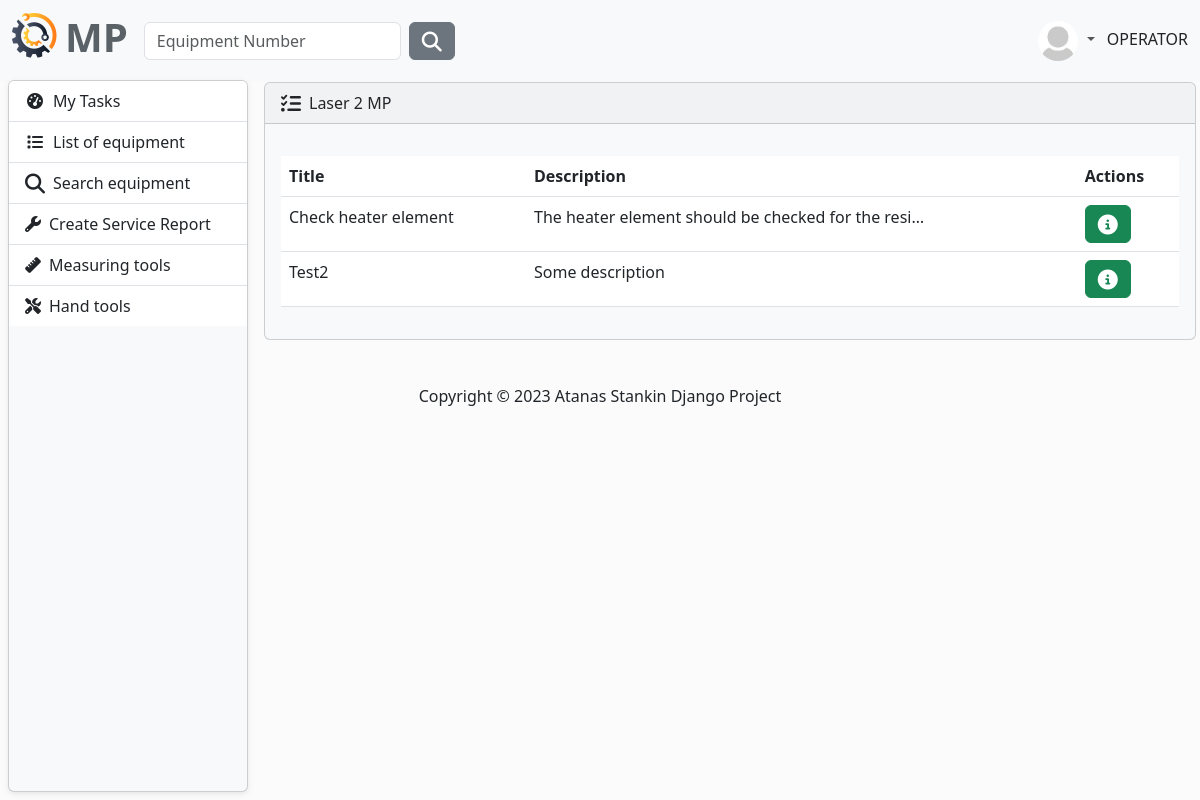
Page /mp/details/5/ (signed in) on the committed database.
### MaintenancePlanner/accounts/models.py (models this page shows, shortened)
class AppUser(AbstractUser, PermissionsMixin):
    first_name = models.CharField(
        max_length=30,
        validators=[
            MinLengthValidator(2),
            user_name_validator,
        ]
    )
    last_name = models.CharField(
        max_length=30,
        validators=[
            MinLengthValidator(2),
            user_name_validator,
        ]
    )
    email = models.EmailField(unique=True)
    class Role(models.TextChoices):
        MANAGER = "MANAGER", 'Manager'
        SUPERVISOR = "SUPERVISOR", 'Supervisor'
        OPERATOR = "OPERATOR", 'Operator'
    role = models.CharField(max_length=50, choices=Role.choices)

class Profile(models.Model):
    user = models.OneToOneField(AppUser, on_delete=models.CASCADE)
    image = models.ImageField(
        default='images/default.jpg',
        null=True,
        blank=True,
        upload_to='images/'
    )

### MaintenancePlanner/maintenance_plan/models.py (models this page shows, shortened)
class MaintenancePlanModel(models.Model):
    name = models.CharField(
        max_length=30,
        unique=True,
    )
    equipment = models.OneToOneField(
        to=Equipment,
        on_delete=models.CASCADE,
    )

class Operation(models.Model):
    title = models.CharField(
        max_length=30,
    )
    description = models.TextField()
    maintenance_plan = models.ForeignKey(
        to=MaintenancePlanModel,
        on_delete=models.CASCADE,
    )

### MaintenancePlanner/maintenance_plan/views.py (the view)
# urls.py: path('details/<int:pk>/', views.mp_details, name='mp-details'),
@login_required
def mp_details(request, pk):
    mp = MaintenancePlanModel.objects.get(pk=pk)
    operations = Operation.objects.filter(maintenance_plan=mp)
    context = {
        'mp': mp,
        'operations': operations,
    }
    return render(request, 'mp/maintenance-plan.html', context)

### MaintenancePlanner/maintenance_plan/templates/mp/maintenance-plan.html (shortened to what this page needs)
{% extends 'base.html' %}
{% block content %}
    <article>
        <div class="card bg-light ms-1 me-4 mb-4 mt-0">
            <div class="card-header">
                <i class="fa-solid fa-list-check fa-lg me-2"></i>{{ mp.name }}
            </div>
            <div class="card-body">
                <p class="card-text">
                <div class="table-responsive">
                    <table class="table table-hover">
                        <thead>
                        <tr>
                            <th scope="col">Title</th>
                            <th scope="col">Description</th>
                            <th scope="col">Actions</th>
                        </tr>
                        </thead>
                        <tbody>
                        {% for operation in operations %}
                            <tr>
                                <td>{{ operation.title }}</td>
                                <td>{{ operation.description|truncatechars:50 }}</td>
                                <td>
                                    <button type="button" class="btn btn-success me-1"
                                            href="{% url 'operation-details' operation.id %}" data-bs-toggle="modal"
                                            data-bs-target="#myModal{{ operation.id }}">
                                        <i class="fa-solid fa-circle-info fa-lg"></i>
                                    </button>
                                </td>
                            </tr>
                        {% endfor %}
                        </tbody>
                    </table>
                </div>
            </div>
        </div>
    </article>
{% endblock %}

### templates/partials/navbar.html (shortened to what this page needs)
{% load static %}
<nav class="navbar navbar-expand-lg bg-light" data-bs-theme="light">
    <div class="container-fluid">
        <a class="navbar-brand" href="{% url 'home-page' %}">
            <ul class="navbar-nav ms-auto d-flex flex-row">
                <li><img class="logo me-2" src="{% static 'img/logo.png' %}" alt="logo"></li>
                <li><h1 style="color: #5a6268; font-weight: bold">MP</h1></li>
            </ul>
        </a>
        <div class="collapse navbar-collapse" id="navbarColor01">
            {% if user.is_authenticated %}
                <form class="d-flex" method=POST action="{% url 'search-equipment' %}">
                    <input class="form-control me-sm-2" type="search" placeholder="Equipment Number"
                           name="number">
                    <button class="btn btn-secondary my-2 my-sm-0" type="submit"><i
                            class="fa-solid fa-magnifying-glass fa-lg"></i></button>
                </form>
            {% endif %}
            <ul class="navbar-nav ms-auto d-flex flex-row">
                {% if not request.user.is_authenticated %}
                    <li class="nav-item">
                        <a class="nav-link" href="{% url 'login' %}"><i
                                class="fa-solid fa-right-to-bracket fa-lg me-2"></i>Sig In
                        </a>
                    </li>
                {% else %}
                    <li class="nav-item dropdown">
                        <div class="btn-group dropdown">
                            <a class="nav-link dropdown-toggle" data-bs-toggle="dropdown" href="#" role="button"
                               aria-haspopup="true" aria-expanded="false">
                                {% if user.profile.image %}
                                    <img src="{{ user.profile.image.url }}" class="rounded-circle" height="40"
                                         loading="lazy"/>
                                {% else %}
                                    <img src="{% static 'img/profile-img.png' %}" class="rounded-circle" height="40"
                                         loading="lazy"/>
                                {% endif %}
                            </a>
                        </div>
                        {{ request.user.role }}
                    </li>
                {% endif %}
            </ul>
        </div>
    </div>
</nav>

### static/css/layout.css (style rules this page uses)
body { background-color: #fbfbfb; }
article { grid-area: content; margin-left: 20px; width: 100%; }

### static/css/side-bar.css (style rules this page uses)
body { background-color: #fbfbfb; }

### rows in the picture
AppUser: profile.image (placeholder picture), user.role "OPERATOR"
MaintenancePlanModel: name "Laser 2 MP"
Operation: title "Check heater element", description "The heater element should be checked for the resi…"
Operation: title "Test2", description "Some description"
